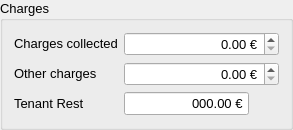
    <widget class="QGroupBox" name="groupBox_3">
     <property name="font">
      <font>
       <pointsize>10</pointsize>
      </font>
     </property>
     <property name="title">
      <string>Charges</string>
     </property>
     <layout class="QGridLayout" name="gridLayout_4">
      <item row="0" column="0">
       <widget class="QLabel" name="label_21">
        <property name="sizePolicy">
         <sizepolicy hsizetype="Maximum" vsizetype="Maximum">
          <horstretch>0</horstretch>
          <verstretch>0</verstretch>
         </sizepolicy>
        </property>
        <property name="font">
         <font>
          <pointsize>10</pointsize>
         </font>
        </property>
        <property name="text">
         <string>Charges collected</string>
        </property>
       </widget>
      </item>
      <item row="1" column="0">
       <widget class="QLabel" name="label_8">
        <property name="sizePolicy">
         <sizepolicy hsizetype="Maximum" vsizetype="Maximum">
          <horstretch>0</horstretch>
          <verstretch>0</verstretch>
         </sizepolicy>
        </property>
        <property name="font">
         <font>
          <pointsize>10</pointsize>
         </font>
        </property>
        <property name="text">
         <string>Other charges</string>
        </property>
       </widget>
      </item>
      <item row="2" column="0">
       <widget class="QLabel" name="l_rest">
        <property name="sizePolicy">
         <sizepolicy hsizetype="Maximum" vsizetype="Maximum">
          <horstretch>0</horstretch>
          <verstretch>0</verstretch>
         </sizepolicy>
        </property>
        <property name="font">
         <font>
          <pointsize>10</pointsize>
         </font>
        </property>
        <property name="text">
         <string>Tenant Rest</string>
        </property>
       </widget>
      </item>
      <item row="2" column="1">
       <widget class="QLineEdit" name="le_rest">
        <property name="sizePolicy">
         <sizepolicy hsizetype="Minimum" vsizetype="Fixed">
          <horstretch>0</horstretch>
          <verstretch>0</verstretch>
         </sizepolicy>
        </property>
        <property name="font">
         <font>
          <pointsize>10</pointsize>
         </font>
        </property>
        <property name="styleSheet">
         <string notr="true"/>
        </property>
        <property name="text">
         <string>000.00 €</string>
        </property>
        <property name="alignment">
         <set>Qt::AlignmentFlag::AlignRight|Qt::AlignmentFlag::AlignTrailing|Qt::AlignmentFlag::AlignVCenter</set>
        </property>
        <property name="readOnly">
         <bool>true</bool>
        </property>
       </widget>
      </item>
      <item row="2" column="2">
       <widget class="QLabel" name="label_28">
        <property name="sizePolicy">
         <sizepolicy hsizetype="Maximum" vsizetype="Maximum">
          <horstretch>0</horstretch>
          <verstretch>0</verstretch>
         </sizepolicy>
        </property>
        <property name="minimumSize">
         <size>
          <width>24</width>
          <height>24</height>
         </size>
        </property>
        <property name="maximumSize">
         <size>
          <width>24</width>
          <height>24</height>
         </size>
        </property>
        <property name="font">
         <font>
          <pointsize>10</pointsize>
         </font>
        </property>
        <property name="text">
         <string/>
        </property>
        <property name="pixmap">
         <pixmap resource="../resources/icons.qrc">:/assets/accessories-calculator.svg</pixmap>
        </property>
        <property name="scaledContents">
         <bool>false</bool>
        </property>
        <property name="alignment">
         <set>Qt::AlignmentFlag::AlignCenter</set>
        </property>
        <property name="wordWrap">
         <bool>false</bool>
        </property>
        <property name="indent">
         <number>-1</number>
        </property>
       </widget>
      </item>
      <item row="0" column="1" colspan="2">
       <widget class="QDoubleSpinBox" name="dsb_charge_collected">
        <property name="sizePolicy">
         <sizepolicy hsizetype="Preferred" vsizetype="Fixed">
          <horstretch>0</horstretch>
          <verstretch>0</verstretch>
         </sizepolicy>
        </property>
        <property name="font">
         <font>
          <pointsize>10</pointsize>
         </font>
        </property>
        <property name="styleSheet">
         <string notr="true"/>
        </property>
        <property name="alignment">
         <set>Qt::AlignmentFlag::AlignRight|Qt::AlignmentFlag::AlignTrailing|Qt::AlignmentFlag::AlignVCenter</set>
        </property>
        <property name="readOnly">
         <bool>false</bool>
        </property>
        <property name="suffix">
         <string> €</string>
        </property>
        <property name="maximum">
         <double>999999.000000000000000</double>
        </property>
       </widget>
      </item>
      <item row="1" column="1" colspan="2">
       <widget class="QDoubleSpinBox" name="dsb_other">
        <property name="enabled">
         <bool>true</bool>
        </property>
        <property name="sizePolicy">
         <sizepolicy hsizetype="Preferred" vsizetype="Fixed">
          <horstretch>0</horstretch>
          <verstretch>0</verstretch>
         </sizepolicy>
        </property>
        <property name="font">
         <font>
          <pointsize>10</pointsize>
         </font>
        </property>
        <property name="styleSheet">
         <string notr="true"/>
        </property>
        <property name="alignment">
         <set>Qt::AlignmentFlag::AlignRight|Qt::AlignmentFlag::AlignTrailing|Qt::AlignmentFlag::AlignVCenter</set>
        </property>
        <property name="readOnly">
         <bool>false</bool>
        </property>
        <property name="suffix">
         <string> €</string>
        </property>
        <property name="maximum">
         <double>9999.000000000000000</double>
        </property>
       </widget>
      </item>
     </layout>
    </widget>
